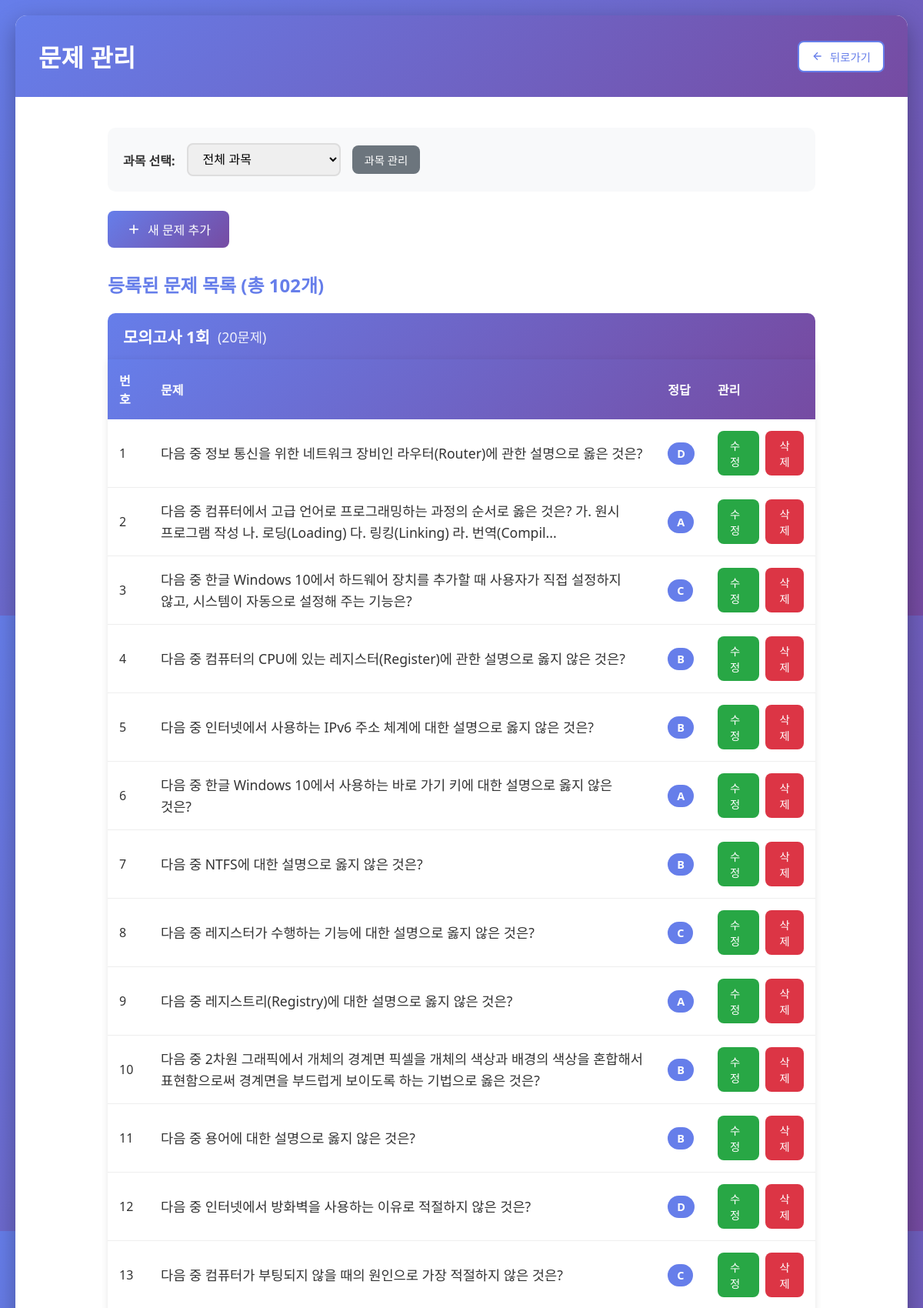
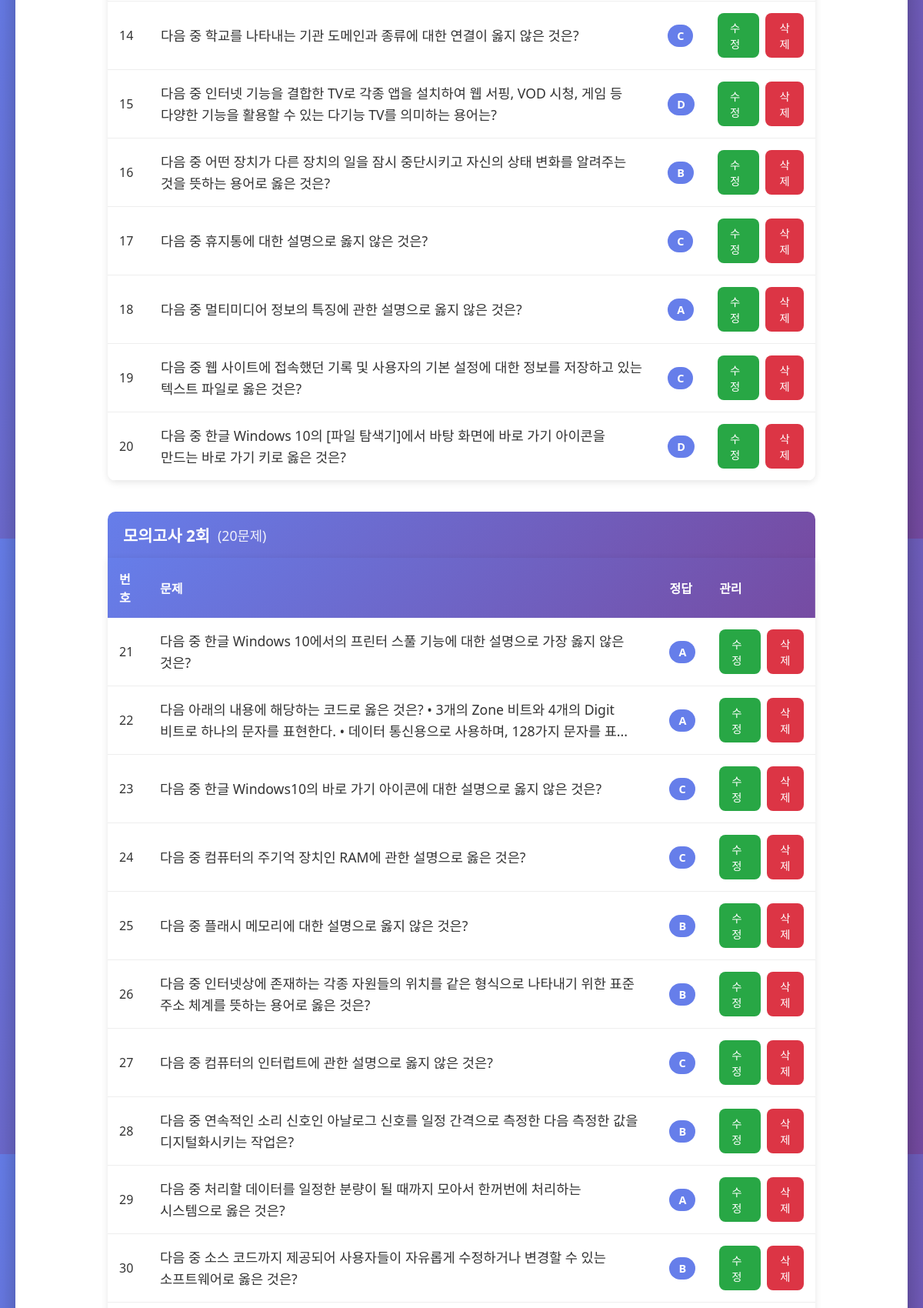
The page /admin (upper part) on the database its author committed (2 pictures, top to bottom).
### tables this page shows
CREATE TABLE questions (
            id INTEGER PRIMARY KEY AUTOINCREMENT,
            question_text TEXT NOT NULL,
            option_a TEXT NOT NULL,
            option_b TEXT NOT NULL,
            option_c TEXT NOT NULL,
            option_d TEXT NOT NULL,
            correct_answer TEXT NOT NULL,
            explanation TEXT,
            explanation_image TEXT
        , exam_set INTEGER DEFAULT 1, question_image TEXT, option_a_image TEXT, option_b_image TEXT, option_c_image TEXT, option_d_image TEXT, explanation_images TEXT, subject_id INTEGER, explanation_video TEXT, explanation_videos TEXT);

### app.py (the view)
@app.route('/admin')
def admin():
    subject_id = request.args.get('subject_id', type=int)
    subjects = db.get_all_subjects()
    if subject_id:
        exam_sets = db.get_exam_sets_by_subject(subject_id)
        questions_by_set = {}
        for exam_set in exam_sets:
            questions_by_set[exam_set] = db.get_questions_by_subject_and_exam_set(subject_id, exam_set)
        questions = []
        for q_list in questions_by_set.values():
            questions.extend(q_list)
        current_subject = db.get_subject_by_id(subject_id)
    else:
        questions = db.get_all_questions()
        exam_sets = db.get_exam_sets()
        questions_by_set = {}
        for exam_set in exam_sets:
            questions_by_set[exam_set] = db.get_questions_by_exam_set(exam_set)
        current_subject = None
    return render_template('admin.html',
                         questions=questions,
                         questions_by_set=questions_by_set,
                         exam_sets=exam_sets,
                         subjects=subjects,
                         current_subject=current_subject,
                         current_subject_id=subject_id)

### database.py (called while the page is built)
def get_all_questions():
    conn = sqlite3.connect(DATABASE_PATH)
    conn.row_factory = sqlite3.Row
    cursor = conn.cursor()
    cursor.execute('SELECT * FROM questions ORDER BY id')
    questions = cursor.fetchall()
    conn.close()
    return questions

def get_questions_by_exam_set(exam_set):
    conn = sqlite3.connect(DATABASE_PATH)
    conn.row_factory = sqlite3.Row
    cursor = conn.cursor()
    cursor.execute('SELECT * FROM questions WHERE exam_set = ? ORDER BY id', (exam_set,))
    questions = cursor.fetchall()
    conn.close()
    return questions

def get_exam_sets():
    conn = sqlite3.connect(DATABASE_PATH)
    cursor = conn.cursor()
    cursor.execute('SELECT DISTINCT exam_set FROM questions ORDER BY exam_set')
    exam_sets = [row[0] for row in cursor.fetchall()]
    conn.close()
    return exam_sets

def get_all_subjects():
    conn = sqlite3.connect(DATABASE_PATH)
    conn.row_factory = sqlite3.Row
    cursor = conn.cursor()
    cursor.execute('SELECT * FROM subjects ORDER BY id')
    subjects = cursor.fetchall()
    conn.close()
    return subjects

### templates/admin.html (shortened to what this page needs)
<!DOCTYPE html>
<html lang="ko">
<head>
    <link rel="stylesheet" href="{{ url_for('static', filename='css/style.css') }}">
</head>
<body>
    <div class="container">
        <header>
            <h1>문제 관리{% if current_subject %} - {{ current_subject.name }}{% endif %}</h1>
            <nav>
                <a href="{{ url_for('index') }}" class="btn btn-small btn-back">
                    <svg width="16" height="16" viewBox="0 0 24 24" fill="none" stroke="currentColor" stroke-width="2">
                        <line x1="19" y1="12" x2="5" y2="12"></line>
                        <polyline points="12 19 5 12 12 5"></polyline>
                    </svg>
                    뒤로가기
                </a>
            </nav>
        </header>
        <main class="admin-content">
            <div class="subject-filter">
                <label for="subject-select">과목 선택:</label>
                <select id="subject-select" onchange="filterBySubject(this.value)">
                    <option value="">전체 과목</option>
                </select>
                <a href="{{ url_for('subjects') }}" class="btn btn-small btn-secondary">과목 관리</a>
            </div>
            <div class="admin-actions">
                <a href="{{ url_for('add_question') }}{% if current_subject_id %}?subject_id={{ current_subject_id }}{% endif %}" class="btn btn-primary">
                    <svg width="20" height="20" viewBox="0 0 24 24" fill="none" stroke="currentColor" stroke-width="2">
                        <line x1="12" y1="5" x2="12" y2="19"></line>
                        <line x1="5" y1="12" x2="19" y2="12"></line>
                    </svg>
                    새 문제 추가
                </a>
            </div>
            <div class="question-list">
                <h2>등록된 문제 목록 (총 {{ questions|length }}개)</h2>
                {% if questions %}
                    {% for exam_set in exam_sets %}
                    <div class="exam-set-group">
                        <h3 class="exam-set-title">
                            <span class="set-number">모의고사 {{ exam_set }}회</span>
                            <span class="set-count">({{ questions_by_set[exam_set]|length }}문제)</span>
                        </h3>
                        <table class="question-table">
                            <thead>
                                <tr>
                                    <th>번호</th>
                                    <th>문제</th>
                                    <th>정답</th>
                                    <th>관리</th>
                                </tr>
                            </thead>
                            <tbody>
                                {% for question in questions_by_set[exam_set] %}
                                <tr>
                                    <td>{{ question.id }}</td>
                                    <td class="question-text">{{ question.question_text.replace('\r\n', ' ').replace('\n', ' ').replace('\r', ' ')[:100] }}{% if question.question_text|length > 100 %}...{% endif %}</td>
                                    <td><span class="badge">{{ question.correct_answer }}</span></td>
                                    <td class="action-buttons">
                                        <a href="{{ url_for('edit_question', question_id=question.id) }}" class="btn btn-small btn-edit">수정</a>
                                        <form method="POST" action="{{ url_for('delete_question', question_id=question.id) }}" style="display: inline;" onsubmit="return confirm('정말 이 문제를 삭제하시겠습니까?');">
                                            <button type="submit" class="btn btn-small btn-delete">삭제</button>
                                        </form>
                                    </td>
                                </tr>
                                {% endfor %}
                            </tbody>
                        </table>
                    </div>
                    {% endfor %}
                {% else %}
                    <div class="empty-state">
                        <p>등록된 문제가 없습니다.</p>
                        <p>새 문제 추가 버튼을 눌러 문제를 등록해주세요.</p>
                    </div>
                {% endif %}
            </div>
        </main>
    </div>
</body>
</html>

### static/css/style.css (style rules this page uses)
* { margin: 0; padding: 0; box-sizing: border-box; }
body { font-family: 'Segoe UI', Tahoma, Geneva, Verdana, sans-serif; background: linear-gradient(135deg, #667eea 0%, #764ba2 100%); min-height: 100vh; padding: 20px; color: #333; }
.container { max-width: 1200px; margin: 0 auto; background: white; border-radius: 15px; box-shadow: 0 10px 30px rgba(0, 0, 0, 0.3); overflow: hidden; }
header { background: linear-gradient(135deg, #667eea 0%, #764ba2 100%); color: white; padding: 30px; display: flex; justify-content: space-between; align-items: center; }
header h1 { font-size: 2em; font-weight: 600; }
header nav { display: flex; gap: 10px; }
main { padding: 40px; }
.btn { display: inline-flex; align-items: center; gap: 8px; padding: 12px 24px; border: none; border-radius: 8px; font-size: 1em; font-weight: 500; text-decoration: none; cursor: pointer; transition: all 0.3s ease; }
.btn-primary { background: linear-gradient(135deg, #667eea 0%, #764ba2 100%); color: white; }
.btn-secondary { background: #6c757d; color: white; }
.btn-small { padding: 8px 16px; font-size: 0.9em; }
.btn-edit { background: #28a745; color: white; }
.btn-delete { background: #dc3545; color: white; }
.admin-content { max-width: 1000px; margin: 0 auto; }
.subject-filter { display: flex; align-items: center; gap: 15px; margin-bottom: 25px; padding: 20px; background: #f8f9fa; border-radius: 10px; flex-wrap: wrap; }
.subject-filter label { font-weight: 600; color: #333; }
.subject-filter select { padding: 10px 15px; border: 2px solid #ddd; border-radius: 8px; font-size: 1em; min-width: 200px; cursor: pointer; transition: border-color 0.3s; }
.admin-actions { margin-bottom: 30px; }
.btn-back { background: white; color: #667eea; border: 2px solid #667eea; }
.question-list h2 { color: #667eea; margin-bottom: 20px; }
.exam-set-group { margin-bottom: 40px; }
.exam-set-title { background: linear-gradient(135deg, #667eea 0%, #764ba2 100%); color: white; padding: 15px 20px; border-radius: 10px 10px 0 0; font-size: 1.3em; display: flex; align-items: center; gap: 10px; margin-bottom: 0; }
.set-number { font-weight: 700; }
.set-count { font-size: 0.85em; opacity: 0.9; font-weight: 500; }
.exam-set-group .question-table { border-radius: 0 0 10px 10px; }
.question-table { width: 100%; border-collapse: collapse; background: white; border-radius: 10px; overflow: hidden; box-shadow: 0 2px 10px rgba(0, 0, 0, 0.1); }
.question-table thead { background: linear-gradient(135deg, #667eea 0%, #764ba2 100%); color: white; }
.question-table th, .question-table td { padding: 15px; text-align: left; }
.question-table th { font-weight: 600; }
.question-table tbody tr { border-bottom: 1px solid #eee; }
.question-text { word-wrap: break-word; overflow-wrap: break-word; word-break: keep-all; white-space: normal; }
.badge { display: inline-block; padding: 5px 12px; background: #667eea; color: white; border-radius: 20px; font-weight: 600; font-size: 0.9em; }
.action-buttons { display: flex; gap: 8px; }
.question-text { font-size: 1.1em; font-weight: 500; margin-bottom: 20px; line-height: 1.6; color: #333; word-wrap: break-word; overflow-wrap: break-word; word-break: keep-all; white-space: normal; }

### rows shown on the page
questions: id "1", question_text.replace "다음 중 정보 통신을 위한 네트워크 장비인 라우터(Router)에 관한 설명으로 옳은 것은?", correct_answer "D"
questions: id "2", question_text.replace "다음 중 컴퓨터에서 고급 언어로 프로그래밍하는 과정의 순서로 옳은 것은? 가. 원시 프로그램 작성 나. 로딩(Loading) 다. 링킹(Linking) 라. 번역(Compil", correct_answer "A"
questions: id "3", question_text.replace "다음 중 한글 Windows 10에서 하드웨어 장치를 추가할 때 사용자가 직접 설정하지 않고, 시스템이 자동으로 설정해 주는 기능은?", correct_answer "C"
questions: id "4", question_text.replace "다음 중 컴퓨터의 CPU에 있는 레지스터(Register)에 관한 설명으로 옳지 않은 것은?", correct_answer "B"
questions: id "5", question_text.replace "다음 중 인터넷에서 사용하는 IPv6 주소 체계에 대한 설명으로 옳지 않은 것은?", correct_answer "B"
questions: id "6", question_text.replace "다음 중 한글 Windows 10에서 사용하는 바로 가기 키에 대한 설명으로 옳지 않은 것은?", correct_answer "A"
questions: id "7", question_text.replace "다음 중 NTFS에 대한 설명으로 옳지 않은 것은?", correct_answer "B"
questions: id "8", question_text.replace "다음 중 레지스터가 수행하는 기능에 대한 설명으로 옳지 않은 것은?", correct_answer "C"
questions: id "9", question_text.replace "다음 중 레지스트리(Registry)에 대한 설명으로 옳지 않은 것은?", correct_answer "A"
questions: id "10", question_text.replace "다음 중 2차원 그래픽에서 개체의 경계면 픽셀을 개체의 색상과 배경의 색상을 혼합해서 표현함으로써 경계면을 부드럽게 보이도록 하는 기법으로 옳은 것은?", correct_answer "B"
questions: id "11", question_text.replace "다음 중 용어에 대한 설명으로 옳지 않은 것은?", correct_answer "B"
questions: id "12", question_text.replace "다음 중 인터넷에서 방화벽을 사용하는 이유로 적절하지 않은 것은?", correct_answer "D"
questions: id "13", question_text.replace "다음 중 컴퓨터가 부팅되지 않을 때의 원인으로 가장 적절하지 않은 것은?", correct_answer "C"
questions: id "14", question_text.replace "다음 중 학교를 나타내는 기관 도메인과 종류에 대한 연결이 옳지 않은 것은?", correct_answer "C"
questions: id "15", question_text.replace "다음 중 인터넷 기능을 결합한 TV로 각종 앱을 설치하여 웹 서핑, VOD 시청, 게임 등 다양한 기능을 활용할 수 있는 다기능 TV를 의미하는 용어는?", correct_answer "D"
questions: id "16", question_text.replace "다음 중 어떤 장치가 다른 장치의 일을 잠시 중단시키고 자신의 상태 변화를 알려주는 것을 뜻하는 용어로 옳은 것은?", correct_answer "B"
questions: id "17", question_text.replace "다음 중 휴지통에 대한 설명으로 옳지 않은 것은?", correct_answer "C"
questions: id "18", question_text.replace "다음 중 멀티미디어 정보의 특징에 관한 설명으로 옳지 않은 것은?", correct_answer "A"
questions: id "19", question_text.replace "다음 중 웹 사이트에 접속했던 기록 및 사용자의 기본 설정에 대한 정보를 저장하고 있는 텍스트 파일로 옳은 것은?", correct_answer "C"
questions: id "20", question_text.replace "다음 중 한글 Windows 10의 [파일 탐색기]에서 바탕 화면에 바로 가기 아이콘을 만드는 바로 가기 키로 옳은 것은?", correct_answer "D"
questions: id "21", question_text.replace "다음 중 한글 Windows 10에서의 프린터 스풀 기능에 대한 설명으로 가장 옳지 않은 것은?", correct_answer "A"
questions: id "22", question_text.replace "다음 아래의 내용에 해당하는 코드로 옳은 것은? • 3개의 Zone 비트와 4개의 Digit 비트로 하나의 문자를 표현한다. • 데이터 통신용으로 사용하며, 128가지 문자를 표", correct_answer "A"
questions: id "23", question_text.replace "다음 중 한글 Windows10의 바로 가기 아이콘에 대한 설명으로 옳지 않은 것은?", correct_answer "C"
questions: id "24", question_text.replace "다음 중 컴퓨터의 주기억 장치인 RAM에 관한 설명으로 옳은 것은?", correct_answer "C"
questions: id "25", question_text.replace "다음 중 플래시 메모리에 대한 설명으로 옳지 않은 것은?", correct_answer "B"
questions: id "26", question_text.replace "다음 중 인터넷상에 존재하는 각종 자원들의 위치를 같은 형식으로 나타내기 위한 표준 주소 체계를 뜻하는 용어로 옳은 것은?", correct_answer "B"
questions: id "27", question_text.replace "다음 중 컴퓨터의 인터럽트에 관한 설명으로 옳지 않은 것은?", correct_answer "C"
questions: id "28", question_text.replace "다음 중 연속적인 소리 신호인 아날로그 신호를 일정 간격으로 측정한 다음 측정한 값을 디지털화시키는 작업은?", correct_answer "B"
questions: id "29", question_text.replace "다음 중 처리할 데이터를 일정한 분량이 될 때까지 모아서 한꺼번에 처리하는 시스템으로 옳은 것은?", correct_answer "A"
questions: id "30", question_text.replace "다음 중 소스 코드까지 제공되어 사용자들이 자유롭게 수정하거나 변경할 수 있는 소프트웨어로 옳은 것은?", correct_answer "B"

### other values the page prints
{{ questions|length }} "102"
{{ exam_set }} "1" "2"
{{ questions_by_set[exam_set]|length }} "20" "20"
